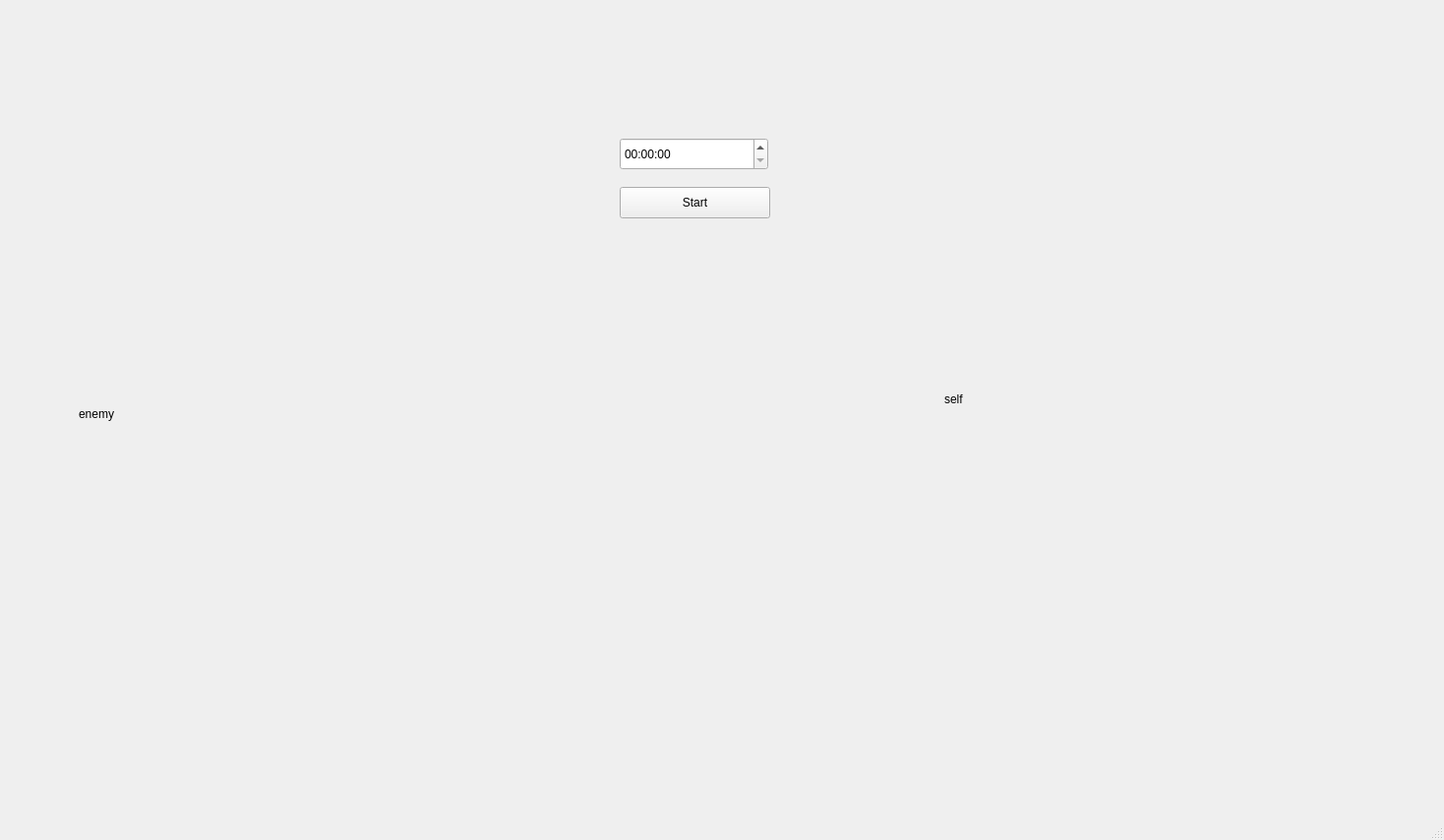
<?xml version="1.0" encoding="UTF-8"?>
<ui version="4.0">
 <class>MainWindow</class>
 <widget class="QMainWindow" name="MainWindow">
  <property name="geometry">
   <rect>
    <x>0</x>
    <y>0</y>
    <width>1468</width>
    <height>854</height>
   </rect>
  </property>
  <property name="windowTitle">
   <string>MainWindow</string>
  </property>
  <widget class="QWidget" name="centralwidget">
   <widget class="QLabel" name="enemy">
    <property name="geometry">
     <rect>
      <x>80</x>
      <y>100</y>
      <width>431</width>
      <height>641</height>
     </rect>
    </property>
    <property name="text">
     <string>enemy</string>
    </property>
   </widget>
   <widget class="QLabel" name="self">
    <property name="geometry">
     <rect>
      <x>960</x>
      <y>80</y>
      <width>431</width>
      <height>651</height>
     </rect>
    </property>
    <property name="text">
     <string>self</string>
    </property>
   </widget>
   <widget class="PrimaryPushButton" name="start_button">
    <property name="geometry">
     <rect>
      <x>630</x>
      <y>190</y>
      <width>153</width>
      <height>32</height>
     </rect>
    </property>
    <property name="text">
     <string>Start</string>
    </property>
   </widget>
   <widget class="TimeEdit" name="Time">
    <property name="geometry">
     <rect>
      <x>630</x>
      <y>140</y>
      <width>151</width>
      <height>33</height>
     </rect>
    </property>
   </widget>
  </widget>
  <widget class="QMenuBar" name="menubar">
   <property name="geometry">
    <rect>
     <x>0</x>
     <y>0</y>
     <width>1468</width>
     <height>26</height>
    </rect>
   </property>
  </widget>
  <widget class="QStatusBar" name="statusbar"/>
 </widget>
 <customwidgets>
  <customwidget>
   <class>PushButton</class>
   <extends>QPushButton</extends>
   <header>qfluentwidgets</header>
  </customwidget>
  <customwidget>
   <class>PrimaryPushButton</class>
   <extends>PushButton</extends>
   <header>qfluentwidgets</header>
  </customwidget>
  <customwidget>
   <class>TimeEdit</class>
   <extends>QTimeEdit</extends>
   <header>qfluentwidgets</header>
  </customwidget>
 </customwidgets>
 <resources/>
 <connections/>
</ui>
